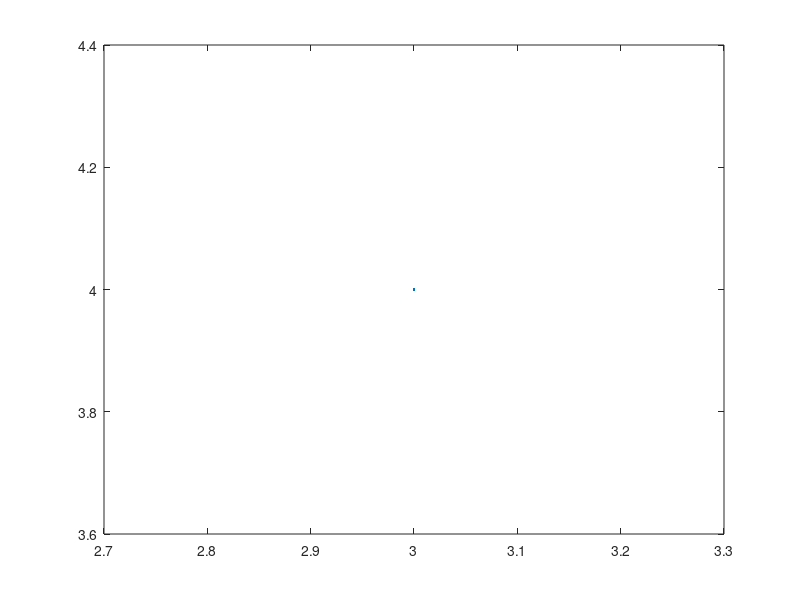

Write MATLAB code to recreate this figure.
clear all
close all
clc
%% Ciao sono Davide
plot([0,1], [10,12]);
%% Ciao
plot(3, 4)
g = 9.81;

Y_v = -0.264;                   % stability derivatives
Y_p = 0;
L_v = -7.349;
L_p = 0;

Y_d = 9.568;                    % control derivatives
L_d = 1079.339;
%--------------------------------------------------------------------------
A = [Y_v    Y_p     g;
    L_v     L_p     0;
    0       1       0];

B = [Y_d;
    L_d;
    0];

C = [0      1       0;
    0       0       1];

D = [0;
    0];
%--------------------------------------------------------------------------
sys = ss(A,B,C,D)